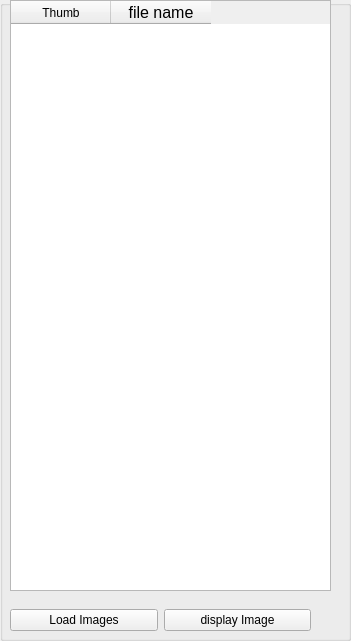
   <widget class="QGroupBox" name="groupBox">
    <property name="geometry">
     <rect>
      <x>10</x>
      <y>10</y>
      <width>351</width>
      <height>641</height>
     </rect>
    </property>
    <property name="sizePolicy">
     <sizepolicy hsizetype="Fixed" vsizetype="Preferred">
      <horstretch>0</horstretch>
      <verstretch>0</verstretch>
     </sizepolicy>
    </property>
    <property name="title">
     <string/>
    </property>
    <widget class="QTableWidget" name="MaintableWidget">
     <property name="geometry">
      <rect>
       <x>10</x>
       <y>0</y>
       <width>321</width>
       <height>591</height>
      </rect>
     </property>
     <property name="sizePolicy">
      <sizepolicy hsizetype="Fixed" vsizetype="Expanding">
       <horstretch>0</horstretch>
       <verstretch>0</verstretch>
      </sizepolicy>
     </property>
     <property name="toolTip">
      <string>displays the image names after they have been loaded</string>
     </property>
     <property name="columnCount">
      <number>2</number>
     </property>
     <column>
      <property name="text">
       <string>Thumb</string>
      </property>
     </column>
     <column>
      <property name="text">
       <string>file name</string>
      </property>
      <property name="font">
       <font>
        <pointsize>12</pointsize>
       </font>
      </property>
     </column>
    </widget>
    <widget class="QWidget" name="horizontalLayoutWidget">
     <property name="geometry">
      <rect>
       <x>0</x>
       <y>600</y>
       <width>311</width>
       <height>41</height>
      </rect>
     </property>
     <layout class="QHBoxLayout" name="imagebuttonsLayout">
      <property name="leftMargin">
       <number>10</number>
      </property>
      <item>
       <widget class="QPushButton" name="btn_loadimages">
        <property name="maximumSize">
         <size>
          <width>159</width>
          <height>16777215</height>
         </size>
        </property>
        <property name="toolTip">
         <string>Load images for which you want to view or modify metadata</string>
        </property>
        <property name="text">
         <string>Load Images</string>
        </property>
        <property name="autoDefault">
         <bool>false</bool>
        </property>
       </widget>
      </item>
      <item>
       <widget class="QPushButton" name="showimagebutton">
        <property name="enabled">
         <bool>true</bool>
        </property>
        <property name="toolTip">
         <string>Display the selected image in the default image viewer (if supported movies will play in the default movie player)</string>
        </property>
        <property name="text">
         <string>display Image</string>
        </property>
       </widget>
      </item>
     </layout>
    </widget>
   </widget>
